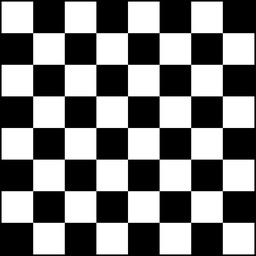
#> input picture CI.jpg, 256 x 256 px, shrunk from 900 x 900 before the run
$ python FST.py CI.jpg --threshold 20
#> lines starting #> are read from the running program, lines starting #| are printed output that depends on the picture; after the words box and inside, x2 and y2 are one past the last pixel; in counts of white or black regions, pixels touching at a corner belong together
""" Tarea 9: Extracción y comparación de características de imágenes para aplicaciones
de detección de objetos.

Fecha: 26/04/2024

Alumnos: Laura Sofía Garza Villarreal    600650
         Rafael Romero Hurtado           628911

"Damos nuestra palabra de que hemos realizado esta actividad con integridad académica"

Ejecución del código: python .\FST.py CI.jpg --threshold 20
"""

# Import standard libraries
import cv2
import numpy as np
import matplotlib.pyplot as plt
import argparse

# Función para línea de comandos
def parse_arguments():

    """
    Analiza los argumentos de la línea de comandos.

    Salida:
            Namespace: Argumentos analizados"""

    # Analizador de argumentos
    parser = argparse.ArgumentParser(description = "Detect corners in an image.")
    # Argumento para ruta de la imagen
    parser.add_argument('image_path', type = str, help = 'Path to the input image')
    # Argumento para umbral
    parser.add_argument('--threshold', type = int, default = 20, help = 'Threshold for corner detection.')
    return parser.parse_args()

def is_pixel_brighter_than(pixel, threshold):

    """
    Función que comprueba si un valor de píxel es más brillante que un umbral determinado
    Argumentos:
        píxel (int): valor de píxel
        umbral (int): valor de umbral

    Salida:
        bool: Verdadero si el pixel es más brillante
              Falso si el pixel es menos brillante
    """
    return pixel > threshold

def is_pixel_darker_than(pixel, threshold):

    """
    Función que comprueba si un valor de píxel es más oscuro que un umbral determinado
    Argumentos:
        píxel (int): valor de píxel
        umbral (int): valor de umbral

    Salida:
        bool: Verdadero si el pixel es más oscuro
              Falso si el pixel es menos oscuro
    """
    return pixel < threshold

def test_for_corner(image, center_pixel, pixels, threshold):

    """
    Función que prueba si un píxel es una esquina según las intensidades de los píxeles circundantes.
    Argumentos:
        image(numpy.ndarray): imagen de entrada
        center_pixel(int): valor de intensidad del píxel central
        pixels(lista): lista de intensidades de píxeles circundantes
        threshold(int): valor del umbral

    Salida:
        bool: Verdadero si el píxel es una esquina
              Falso si el píxel no es una esquina
    """
    brighter_count = np.sum(is_pixel_brighter_than(pixels, center_pixel + threshold))
    darker_count = np.sum(is_pixel_darker_than(pixels, center_pixel - threshold))
    return brighter_count >= 9 or darker_count >= 9

def non_maximum_suppression(corner_candidates, distance_threshold):

    """
    Función que realiza una supresión no máxima para filtrar las posibles esquinas
    Argumentos:
        corner_candidates(lista): lista de coordenadas que son posibles esquinas
        distance_threshold(int): umbral para considerar las esquinas como distintas

    Salida:
        list: lista de coordenadas de esquinas filtradas
    """
    corners = []

    for corner in corner_candidates:
        x, y = corner
        is_maximum = True

        for c in corners:
            cx, cy = c
            if abs(x - cx) < distance_threshold and abs(y - cy) < distance_threshold:
                is_maximum = False
                break

        if is_maximum:
            corners.append(corner)

    return corners

def visualize_corners(image, corners):

    """
    Función que visualiza las esquinas detectadas en la imagen de entrada
    Argumentos:
        image(numpy.ndarray): imagen de entrada
        corners(lista): lista de coordenadas de esquinas
    """
    image_with_corners = cv2.cvtColor(image, cv2.COLOR_GRAY2BGR)
    for corner in corners:
        cv2.circle(image_with_corners, (corner[1], corner[0]), 4, (0, 255, 0), -1)

    plt.imshow(image_with_corners)
    plt.show()

def find_corners(image, threshold):

    """
    Función que encuentra las esquinas en la imagen de entrada usando un umbral en específico
    Argumentos:
        image(numpy.ndarray): imagen de entrada
        threshold(int): umbral para la detección de esquinas

    Salidas:
        lista: lista de coordenadas de esquinas
    """
    rows, cols = image.shape
    corner_candidates = []

    for x in range(3, rows - 3):
        for y in range(3, cols - 3):
            center_pixel = image[x, y]
            pixels_around = [
                image[x - 3, y], image[x - 3, y + 1], image[x - 2, y + 2],
                image[x - 1, y + 3], image[x, y + 3], image[x + 1, y + 3],
                image[x + 2, y + 2], image[x + 3, y + 1], image[x + 3, y],
                image[x + 3, y - 1], image[x + 2, y - 2], image[x + 1, y - 3],
                image[x, y - 3], image[x - 1, y - 3], image[x - 2, y - 2],
                image[x - 3, y - 1]
            ]

            if test_for_corner(image, center_pixel, pixels_around, threshold):
                corner_candidates.append((x, y))

    return corner_candidates

def run_pipeline(image_path, threshold):

    """
    Función que ejecuta el proceso de detección de esquinas en la imagen dada
    Argumentos:
        image_path(str): ruta de la imagen de entrada
        threshold(int): umbral para la detección de esquinas
    """
#> called with image_path = 'CI.jpg', threshold = 20

    # Load the image
    image = cv2.imread(image_path, cv2.IMREAD_GRAYSCALE)
#> image is the input picture: shape (256, 256); min 0, max 255, mean 124.4

    # Encontrar las esquinas usando FAST
    corner_candidates = find_corners(image, threshold)

    # Supresión de no máximos
    final_corners = non_maximum_suppression(corner_candidates, distance_threshold=10)
#> the loop in non_maximum_suppression, `for corner in corner_candidates:` made 1374 passes
#> corner on passes 1 to 3: (3, 3), (3, 31), (3, 32)

    # Visualizar resultados
    visualize_corners(image, final_corners)
#> the loop in visualize_corners, `for corner in corners:` made 79 passes
#> corner on passes 1 to 12: (3, 3), (3, 31), (3, 64), (3, 94), (3, 128), (3, 157), (3, 191), (3, 220), (30, 32), (30, 63), (30, 95), (30, 127)
#> after the loop in visualize_corners, `for corner in corners:`:
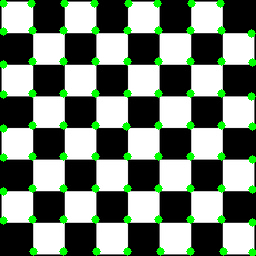
#> image_with_corners: shape (256, 256, 3); 5.87% of pixels changed, all inside (x1, y1, x2, y2) = (0, 0, 256, 256)

if __name__ == "__main__":
    # Argumento de ruta de imagen
    args = parse_arguments()

    # Ejecutar el pipeline
    run_pipeline(args.image_path, args.threshold)
